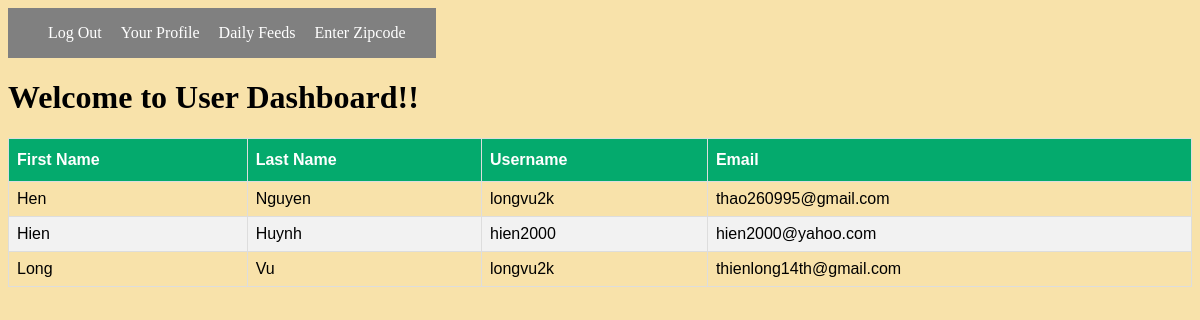
The app's page /users/ (signed in), older data.
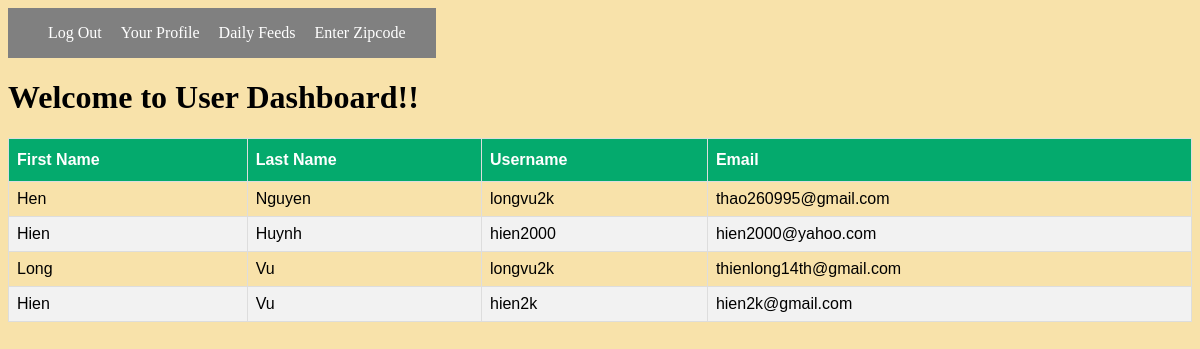
The same page, newer data.
### rateApp/models.py (models this page shows, shortened)
class User(models.Model):
    firstName = models.CharField(max_length=45)
    lastName = models.CharField(max_length=45)
    email = models.EmailField(unique=True)
    username = models.CharField(max_length=45)
    password = models.CharField(max_length=45)
    created_at = models.DateTimeField(auto_now_add=True)
    updated_at = models.DateTimeField(auto_now=True)
    objects = UserManager()

### rateApp/views.py (the view)
# urls.py: path('users/', views.users),
def users(request):
    if 'user_id' not in request.session:
        return redirect('/login/')
    users = User.objects.all()
    context = {
        'users': users,
    }
    return render(request, 'users.html', context)

### rateApp/templates/users.html (shortened to what this page needs)
<!DOCTYPE html>
<html lang="en">
<head>
    {% load static %}
    <link rel='stylesheet' href="{% static 'css/styles.css' %}">
</head>
<body>
    <header>
        <nav class="navbar">
            <ul>
                <li><a href="/logout">Log Out</a></li>
                <li><a href="/profile/">Your Profile</a></li>
                <li><a href="/success/">Daily Feeds</a></li>
                <li><a href="/zipcode/">Enter Zipcode</a></li>
            </ul>
        </nav>
    </header>
    <h1>Welcome to User Dashboard!!</h1>
    <div class="container">
        <table id="customers" class="office">
            <thead>
                <tr>
                    <th>First Name</th>
                    <th>Last Name</th>
                    <th>Username</th>
                    <th>Email</th>
                </tr>
            </thead>
            <tbody>
                {% for user in users %}
                <tr>
                    <td>{{user.firstName}}</td>
                    <td>{{user.lastName}}</td>
                    <td>{{user.username}}</td>
                    <td>{{user.email}}</td>
                </tr>
                {% endfor %}
            </tbody>
        </table>
    </div>
</body>
</html>

Row changes from the older to the newer data that the page shows:
added User: firstName "Hien", lastName "Vu", username "hien2k", email "hien2k@gmail.com"
